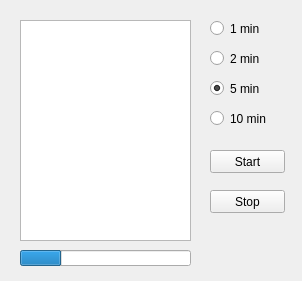
<?xml version="1.0" encoding="UTF-8"?>
<ui version="4.0">
 <class>Form</class>
 <widget class="QWidget" name="Form">
  <property name="enabled">
   <bool>true</bool>
  </property>
  <property name="geometry">
   <rect>
    <x>0</x>
    <y>0</y>
    <width>302</width>
    <height>281</height>
   </rect>
  </property>
  <property name="sizePolicy">
   <sizepolicy hsizetype="Fixed" vsizetype="Fixed">
    <horstretch>0</horstretch>
    <verstretch>0</verstretch>
   </sizepolicy>
  </property>
  <property name="minimumSize">
   <size>
    <width>302</width>
    <height>281</height>
   </size>
  </property>
  <property name="maximumSize">
   <size>
    <width>302</width>
    <height>281</height>
   </size>
  </property>
  <property name="windowTitle">
   <string>Form</string>
  </property>
  <widget class="QWidget" name="verticalLayoutWidget">
   <property name="geometry">
    <rect>
     <x>20</x>
     <y>20</y>
     <width>171</width>
     <height>221</height>
    </rect>
   </property>
   <layout class="QVBoxLayout" name="verticalLayout">
    <item>
     <widget class="QTextBrowser" name="textBrowser"/>
    </item>
   </layout>
  </widget>
  <widget class="QProgressBar" name="progressBar">
   <property name="geometry">
    <rect>
     <x>20</x>
     <y>250</y>
     <width>171</width>
     <height>16</height>
    </rect>
   </property>
   <property name="value">
    <number>24</number>
   </property>
   <property name="textVisible">
    <bool>false</bool>
   </property>
  </widget>
  <widget class="QPushButton" name="btn_stop">
   <property name="geometry">
    <rect>
     <x>210</x>
     <y>190</y>
     <width>75</width>
     <height>23</height>
    </rect>
   </property>
   <property name="text">
    <string>Stop</string>
   </property>
  </widget>
  <widget class="QPushButton" name="btn_start">
   <property name="enabled">
    <bool>true</bool>
   </property>
   <property name="geometry">
    <rect>
     <x>210</x>
     <y>150</y>
     <width>75</width>
     <height>23</height>
    </rect>
   </property>
   <property name="text">
    <string>Start</string>
   </property>
  </widget>
  <widget class="QRadioButton" name="radioButton">
   <property name="geometry">
    <rect>
     <x>210</x>
     <y>20</y>
     <width>82</width>
     <height>17</height>
    </rect>
   </property>
   <property name="text">
    <string>1 min</string>
   </property>
  </widget>
  <widget class="QRadioButton" name="radioButton_2">
   <property name="geometry">
    <rect>
     <x>210</x>
     <y>50</y>
     <width>82</width>
     <height>17</height>
    </rect>
   </property>
   <property name="text">
    <string>2 min</string>
   </property>
  </widget>
  <widget class="QRadioButton" name="radioButton_3">
   <property name="geometry">
    <rect>
     <x>210</x>
     <y>80</y>
     <width>82</width>
     <height>17</height>
    </rect>
   </property>
   <property name="text">
    <string>5 min</string>
   </property>
   <property name="checked">
    <bool>true</bool>
   </property>
  </widget>
  <widget class="QRadioButton" name="radioButton_4">
   <property name="geometry">
    <rect>
     <x>210</x>
     <y>110</y>
     <width>82</width>
     <height>17</height>
    </rect>
   </property>
   <property name="text">
    <string>10 min</string>
   </property>
  </widget>
 </widget>
 <resources/>
 <connections/>
</ui>
